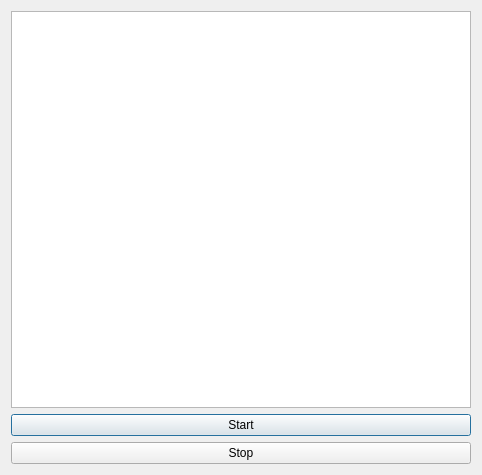
<?xml version="1.0" encoding="UTF-8"?>
<ui version="4.0">
 <class>Dialog</class>
 <widget class="QDialog" name="Dialog">
  <property name="geometry">
   <rect>
    <x>0</x>
    <y>0</y>
    <width>482</width>
    <height>475</height>
   </rect>
  </property>
  <property name="windowTitle">
   <string>Scraper dialog</string>
  </property>
  <layout class="QVBoxLayout" name="verticalLayout_2">
   <item>
    <layout class="QVBoxLayout" name="verticalLayout">
     <item>
      <widget class="QPlainTextEdit" name="result_plain_text_edit"/>
     </item>
     <item>
      <widget class="QPushButton" name="start_button">
       <property name="text">
        <string>Start</string>
       </property>
      </widget>
     </item>
     <item>
      <widget class="QPushButton" name="stop_button">
       <property name="text">
        <string>Stop</string>
       </property>
      </widget>
     </item>
    </layout>
   </item>
  </layout>
 </widget>
 <resources/>
 <connections/>
</ui>
